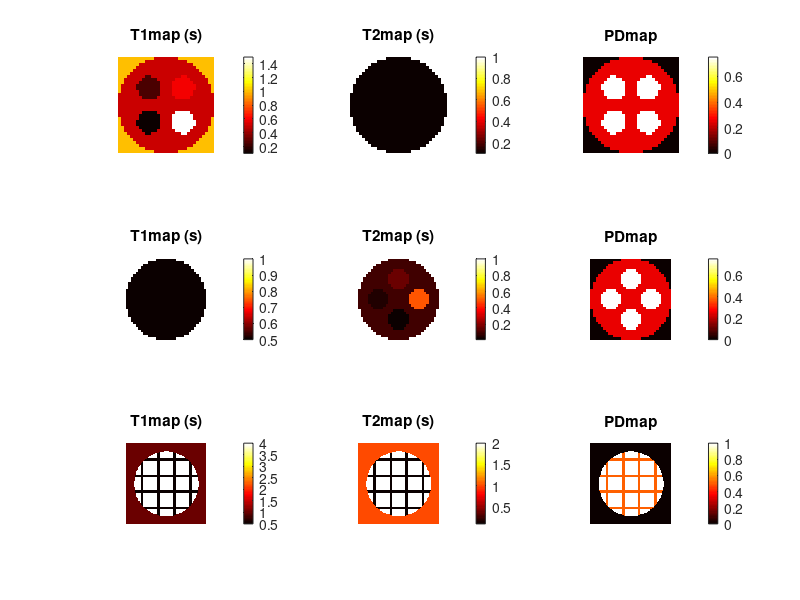

This chart was generated by the following MATLAB code:
clear; clc 
g = load('grid.mat');
t1 = load('T1plane.mat');
t2 = load('T2plane.mat');
%% 
names = {'t1','t2','g'};
maps = {'T1map','T2map','PDmap'}; 
titles = {'T1map (s)','T2map (s)','PDmap'}; 

figure(99); 
for a = 1:3
    for b = 1:3
        subplot(3,3,3*(a-1)+b)
        pht = eval(names{a}); 
        imagesc(eval(sprintf('pht.%s', maps{b})));
        title(titles{b})
        axis equal off; colormap hot; colorbar
    end
end
